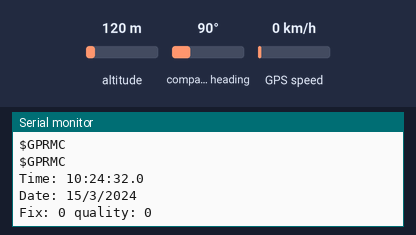
Recording of a sketch running on a simulated Arduino Mega 2560, built with avr-gcc and run on an emulated ATmega2560. Shown: the last lines printed to the serial monitor. The inputs (shaded band) are chosen by the test bench; at power-on: altitude 120 m, compass heading 90°, GPS speed 0 km/h. The GPS gets a fix after 3 s at 37.7749, -122.4194 with 8 satellites; no radio packets arrive unless stated.

Above: at 2.2 s.
2.3 s: altitude set to 20 m
At 3.8 s:
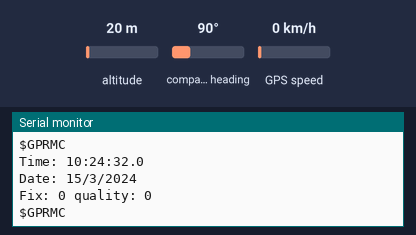
5.5 s: compass heading set to 7°
At 6.8 s:
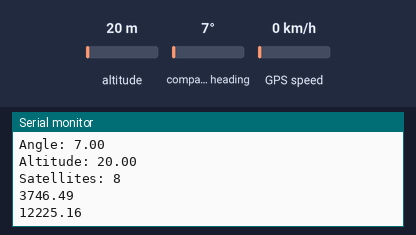
7.0 s: GPS speed set to 2 km/h
At 7.5 s:
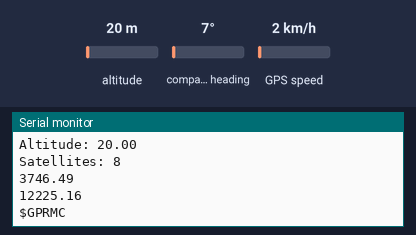
Timing chart, 0 to 10.0 s (numbered marks = the images above; inputs shaded):
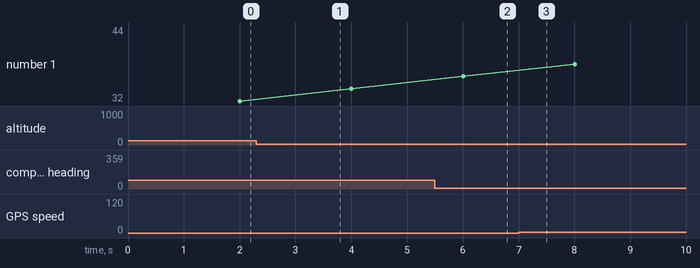

The sketch:

RF_transmitter.ino
```cpp
// Test code for Ultimate GPS Using Hardware Serial (e.g. GPS Flora or FeatherWing)
//
// This code shows how to listen to the GPS module via polling. Best used with
// Feathers or Flora where you have hardware Serial and no interrupt
//
// Tested and works great with the Adafruit GPS FeatherWing
// ------> https://www.adafruit.com/products/3133
// or Flora GPS
// ------> https://www.adafruit.com/products/1059
// but also works with the shield, breakout
// ------> https://www.adafruit.com/products/1272
// ------> https://www.adafruit.com/products/746
//
// Pick one up today at the Adafruit electronics shop
// and help support open source hardware & software! -ada

#include <Adafruit_GPS.h>
#include <VirtualWire.h>

struct DATA{
  float flat1;
  float flon1;
}DATA;

struct
// what's the name of the hardware serial port?
#define GPSSerial Serial1

// Connect to the GPS on the hardware port
Adafruit_GPS GPS(&GPSSerial);

// Set GPSECHO to 'false' to turn off echoing the GPS data to the Serial console
// Set to 'true' if you want to debug and listen to the raw GPS sentences
#define GPSECHO false

uint32_t timer = millis();


void setup()
{
  //while (!Serial);  // uncomment to have the sketch wait until Serial is ready
  vw_setup(5000);
  vw_set_tx_pin(12);
  // connect at 115200 so we can read the GPS fast enough and echo without dropping chars
  // also spit it out
  Serial.begin(115200);
  Serial.println("Adafruit GPS library basic test!");

  // 9600 NMEA is the default baud rate for Adafruit MTK GPS's- some use 4800
  GPS.begin(9600);
  // uncomment this line to turn on RMC (recommended minimum) and GGA (fix data) including altitude
  GPS.sendCommand(PMTK_SET_NMEA_OUTPUT_RMCGGA);
  // uncomment this line to turn on only the "minimum recommended" data
  //GPS.sendCommand(PMTK_SET_NMEA_OUTPUT_RMCONLY);
  // For parsing data, we don't suggest using anything but either RMC only or RMC+GGA since
  // the parser doesn't care about other sentences at this time
  // Set the update rate
  GPS.sendCommand(PMTK_SET_NMEA_UPDATE_1HZ); // 1 Hz update rate
  // For the parsing code to work nicely and have time to sort thru the data, and
  // print it out we don't suggest using anything higher than 1 Hz

  // Request updates on antenna status, comment out to keep quiet
  GPS.sendCommand(PGCMD_ANTENNA);

  delay(1000);

  // Ask for firmware version
  GPSSerial.println(PMTK_Q_RELEASE);
}

float flat,flon;

void loop() // run over and over again
{
  // read data from the GPS in the 'main loop'
  char c = GPS.read();
  // if you want to debug, this is a good time to do it!
  if (GPSECHO)
    if (c) Serial.print(c);
  // if a sentence is received, we can check the checksum, parse it...
  if (GPS.newNMEAreceived()) {
    // a tricky thing here is if we print the NMEA sentence, or data
    // we end up not listening and catching other sentences!
    // so be very wary if using OUTPUT_ALLDATA and trytng to print out data
    Serial.println(GPS.lastNMEA()); // this also sets the newNMEAreceived() flag to false
    if (!GPS.parse(GPS.lastNMEA())) // this also sets the newNMEAreceived() flag to false
      return; // we can fail to parse a sentence in which case we should just wait for another
  }
  // if millis() or timer wraps around, we'll just reset it
  if (timer > millis()) timer = millis();

  // approximately every 2 seconds or so, print out the current stats
  if (millis() - timer > 2000) {
    timer = millis(); // reset the timer
    Serial.print("\nTime: ");
    Serial.print(GPS.hour, DEC); Serial.print(':');
    Serial.print(GPS.minute, DEC); Serial.print(':');
    Serial.print(GPS.seconds, DEC); Serial.print('.');
    Serial.println(GPS.milliseconds);
    Serial.print("Date: ");
    Serial.print(GPS.day, DEC); Serial.print('/');
    Serial.print(GPS.month, DEC); Serial.print("/20");
    Serial.println(GPS.year, DEC);
    Serial.print("Fix: "); Serial.print((int)GPS.fix);
    Serial.print(" quality: "); Serial.println((int)GPS.fixquality);
    if (GPS.fix) {
      Serial.print("Location: ");
      Serial.print(GPS.latitude, 4); Serial.print(GPS.lat);
      Serial.print(", ");
      Serial.print(GPS.longitude, 4); Serial.println(GPS.lon);
      Serial.print("Speed (knots): "); Serial.println(GPS.speed);
      Serial.print("Angle: "); Serial.println(GPS.angle);
      Serial.print("Altitude: "); Serial.println(GPS.altitude);
      Serial.print("Satellites: "); Serial.println((int)GPS.satellites);
      DATA.flat1 = GPS.latitude;
    DATA.flon1 = GPS.longitude;
    Serial.println(DATA.flat1);
    Serial.println(DATA.flon1);

    vw_send((uint8_t*)&DATA , sizeof(DATA));
    vw_wait_tx();
    }
  }
}
```

Distance_eom.cpp
```cpp
#include <math.h>
#include "Distance_eom.h"


//get distance between A and B
//use Kilometer

double get_dist(double la1, double lo1, double la2, double lo2)
{
	double dx, dy, dz;
	lo1 -= lo2;
	lo1 *= TO_RAD, la1 *= TO_RAD, la2 *= TO_RAD;

	dz = sin(la1) - sin(la2);
	dx = cos(lo1) * cos(la1) - cos(la2);
	dy = sin(lo1) * cos(la1);
	return asin(sqrt(dx * dx + dy * dy + dz * dz) / 2) * 2 * R;
}

//get Angle between A and B
//called bearing
//use Degree

double get_bear(double la1, double lo1, double la2, double lo2) {

	double rlat1 = TO_RAD * la1;
	double rlat2 = TO_RAD * la2;
	double rlon1 = TO_RAD * lo1;
	double rlon2 = TO_RAD * lo2;

	double y = sin(rlon2 - rlon1) * cos(rlat2);
	double x = cos(rlat1) * sin(rlat2) -
		sin(rlat1) * cos(rlat2) * cos(rlon2 - rlon1);
	double brng = atan2(y, x) * (180 / 3.1415926536);

	return brng+360; // Clockwise if u want to change this -> 360 - brng

}
```

Distance_eom.h
```cpp
#define R 6371
#define TO_RAD (3.1415926536 / 180)

double get_dist(double la1, double lo1, double la2, double lo2);
double get_bear(double la1, double lo1, double la2, double lo2);
```

Measured:
- after the input at 5.5 s, the serial monitor: prints a new line after 0.51 s (image 2)
